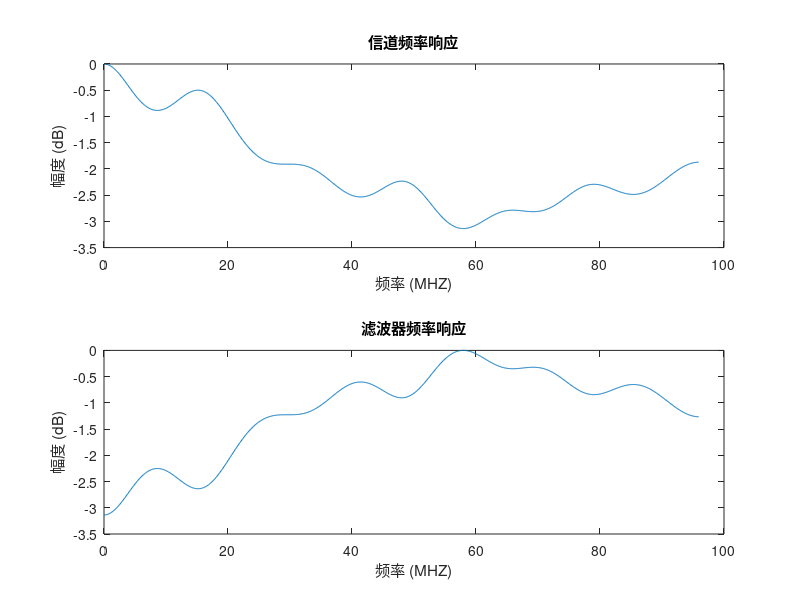

The MATLAB script that drew this image:
% 本文件根据原工程vio的均衡滤波器系数，逆向计算光纤信道单位冲激响应

clc, clear, close all;

fs = 15.36e9/8;     % 原工程在8倍抽取后均衡
h_lms = [-0.0038585663,  0.0025768280,  0.0011262894, -0.0207519531,... 
         -0.0077857971, -0.0051803589,  0.0024700165, -0.0120239258,...
          0.0051765442,  0.0116577148,  0.0003547668, -0.0078430176,...
          0.0079956055, -0.0699462891, -0.0931396484,  0.9184570313];   % 原工程vio中均衡滤波器系数

% 滤波器频率响应
[H, w] = freqz(h_lms, 1, 1024);
f = w/(2*pi)*fs;

% 信道单位冲激响应
C = 1./H;
h_c = real(ifft(C, 1024));

% 绘图
subplot(211);
plot(f/10e6, 20*log10(abs(C)/abs(max(C))));
xlabel('频率 (MHZ)');
ylabel('幅度 (dB)');
title('信道频率响应');
subplot(212);
plot(f/10e6, 20*log10(abs(H)/abs(max(H))));
xlabel('频率 (MHZ)');
ylabel('幅度 (dB)');
title('滤波器频率响应');
